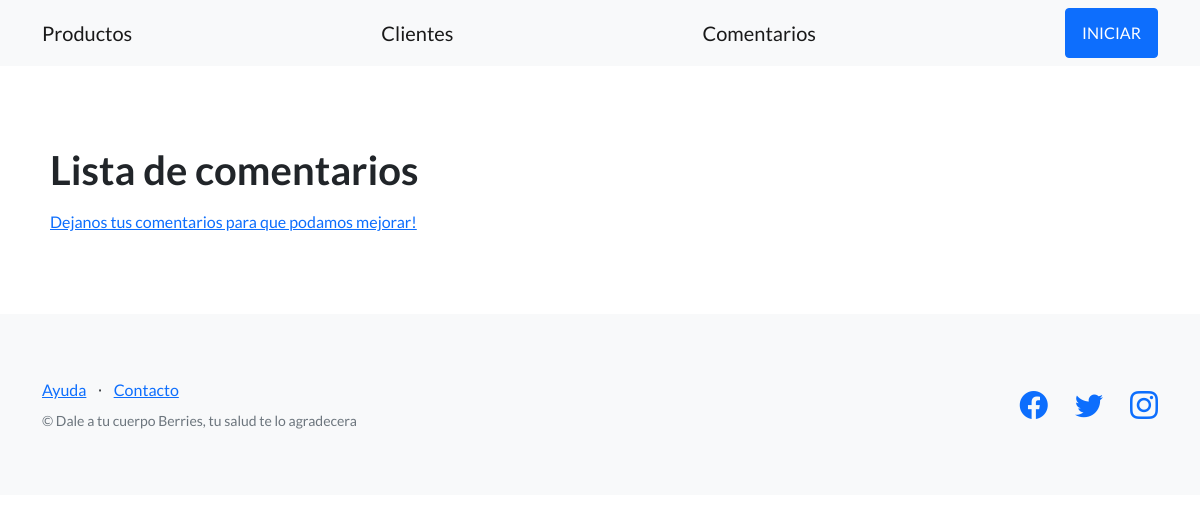
The page /compras/comentarios/ on the database as committed earlier.
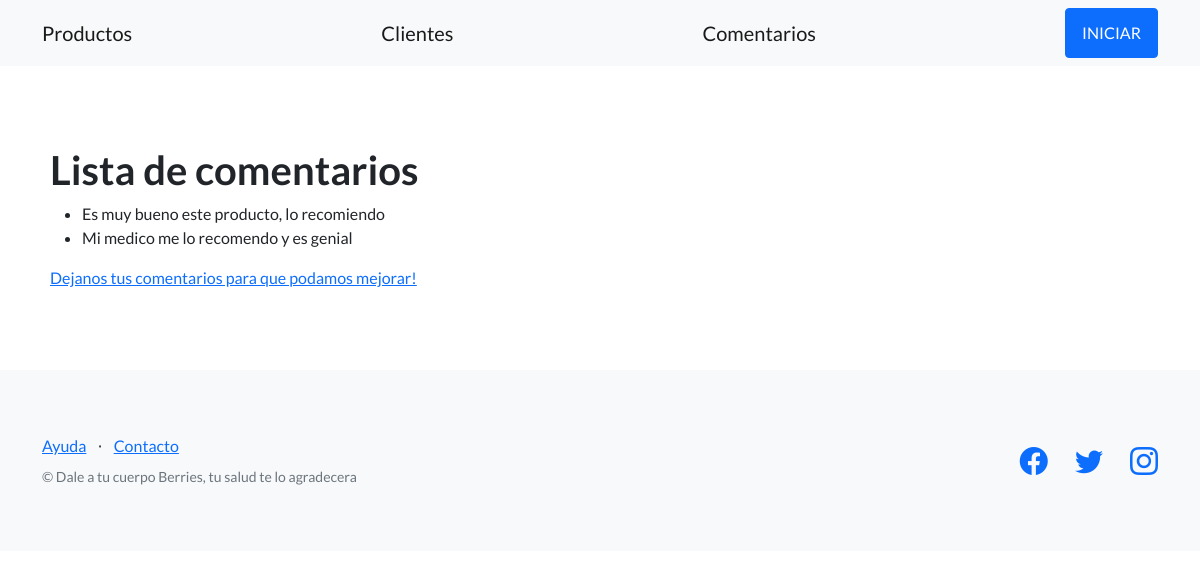
The same page on the database as committed later.
### compras_1/models.py (models this page shows)
class Comentarios(models.Model):
    comments = models.TextField()
    def __str__(self):
        return f"{self.comments}"

### compras_1/views.py (the view)
# urls.py: path('comentarios/', listar_comentarios, name="listar_comentarios"),
def listar_comentarios (request):
    comentarios = {
        'comentarios': Comentarios.objects.all()
        }
    return render(
        request=request,
        template_name='compras_1/lista_comentarios.html',
        context=comentarios,
    )

### compras_1/templates/compras_1/lista_comentarios.html (shortened to what this page needs)
{% extends 'compras_1/base.html' %}
{% block contenido %}
    <h1>Lista de comentarios</h1>
    <ul>
      {% for comment in comentarios %}
      <li>{{comment}}</li>
      {% endfor %}
    </ul>
    <a href="{% url 'crear_comentario' %}">Dejanos tus comentarios para que podamos mejorar! </a>
{% endblock contenido %}

Rows that differ between the two databases and show on the page:
added Comentarios: comments "Es muy bueno este producto, lo recomiendo"
added Comentarios: comments "Mi medico me lo recomendo y es genial"
